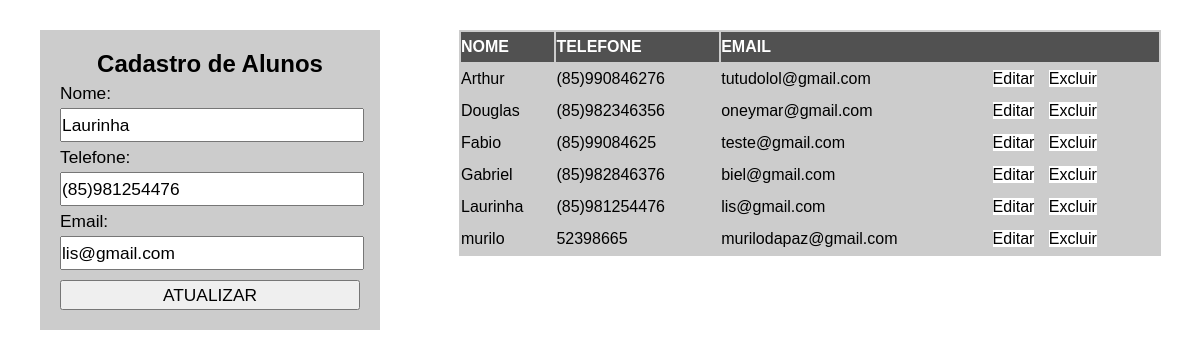
The page /index.php?id_up=3 on the database its author committed.
### tables this page shows
CREATE TABLE `pessoa` (
  `id` int(11) NOT NULL,
  `nome` varchar(50) DEFAULT NULL,
  `telefone` varchar(20) DEFAULT NULL,
  `email` varchar(100) DEFAULT NULL
);

### classe-pessoa.php (called while the page is built, shortened)
<?php
Class pessoa{
    private $pdo;
    public function __construct($dbname, $host, $user, $senha)
{
    try{
        $this->pdo = new PDO("mysql:dbname=".$dbname.";host=".$host,$user,$senha);
    }
    catch(PDOException $e)
    {
        echo "Erro com o banco de dados: ".$e->getMessage();
        exit();
    }
    catch(Exception $e)
    {
        echo "Erro genérico: ".$e->getMessage();
        exit();
    }
}
    public function buscarDados()
    {
        $cmd = $this->pdo->query("SELECT * FROM pessoa ORDER BY nome");
        $res = $cmd->fetchAll(PDO::FETCH_ASSOC);
        return $res;
    }
    public function buscarDadosPessoa($id)
    {
        $cmd = $this->pdo->prepare("SELECT * FROM pessoa WHERE  id= :id");
        $cmd->bindValue(":id",$id);
        $cmd->execute();
        $res = $cmd->fetch(PDO::FETCH_ASSOC);
        return $res;
    }
}
?>

### index.php (the view, shortened to what this page needs)
<?php
	require_once 'classe-pessoa.php';
	$p = new Pessoa("crudpdo","localhost", "root", "");
?>
<!DOCTYPE html>
<html>
<head>
	<link rel="stylesheet" href="style.css">
</head>
<body>
	<?php
		if(isset($_GET['id_up']))
		{
			$id_update = addslashes($_GET['id_up']);
			$res = $p->buscarDadosPessoa($id_update);
		}
?>
<section id="esquerda">
	<form method="POST">
	 	<h2> Cadastro de Alunos </h2>
	 	<label for="nome">Nome:</label>
	 	<input type="text" name="nome" id="nome" value="<?php if(isset($res)){echo $res['nome'];} ?>">
	 	<label for="telefone">Telefone:</label>
	 	<input type="text" name="telefone" id="telefone" value="<?php if(isset($res)){echo $res['telefone'];} ?>">
	 	<label for="email">Email:</label>
	 	<input type="text" name="email" id="email" value="<?php if(isset($res)){echo $res['email'];} ?>">
	 	<input type="submit" value="<?php if(isset($res)){echo "ATUALIZAR";}else{echo "CADASTRAR";} ?>">
	</form>
	</section>
	<section id="direita">
		<table>
			<tr id="titulo">
				<td>NOME</td>
				<td>TELEFONE</td>
				<td colspan="2">EMAIL</td>
			</tr>
	<?php
		$dados =$p->buscarDados();
		 if(count($dados) > 0)
		 {
			for ($i=0; $i < count($dados); $i++)
			{
				echo "<tr>";
				foreach ($dados[$i] as $k => $v)
				{
					if($k != "id")
					{
						echo "<td>".$v."</td>";
					}
				}
				?>
					<td>
						<a href="index.php?id_up=<?php echo $dados[$i]['id'];?>">Editar</a>
						<a href="index.php?id=<?php echo $dados[$i]['id'];?>">Excluir</a>
					</td>
				<?php
				echo "</tr>";
			}
		 	}
		?>
 	</section>
</body>
</html>

### style.css (style rules this page uses)
* { padding: 0; margin: 0; font-family: Arial; }
label, input { display: block; line-height: 30px; height: 30px; outline: none; font-size: 13pt; width: 100%; }
form { width: 300px; background-color: rgba(0,0,0,0.2); padding: 20px; margin: 30px auto; }
input[type="submit"] { margin-top: 10px; cursor: pointer; }
h2 { text-align: center; color: black; }
#esquerda { width: 35%; height: 500px; float: left; }
#direita { width: 65%; height: 500px; float: left; }
table { background-color: rgba(0, 0, 0, 0.2); width: 90%; margin: 30px auto; }
tr { line-height: 30px; }
tr#titulo { font-weight: bold; background-color: rgba(0, 0, 0, 0.6); color: white; }
td { padding: 0px, 5px; }
a { padding: 0px; margin: 0px 5px; text-decoration: none; background-color: white; color: black; }

### rows shown on the page
pessoa: nome "Laurinha", telefone "(85)981254476", email "lis@gmail.com"
pessoa: nome "Arthur", telefone "(85)990846276", email "tutudolol@gmail.com"
pessoa: nome "Douglas", telefone "(85)982346356", email "oneymar@gmail.com"
pessoa: nome "Fabio", telefone "(85)99084625", email "teste@gmail.com"
pessoa: nome "Gabriel", telefone "(85)982846376", email "biel@gmail.com"
pessoa: nome "murilo", telefone "52398665", email "murilodapaz@gmail.com"
